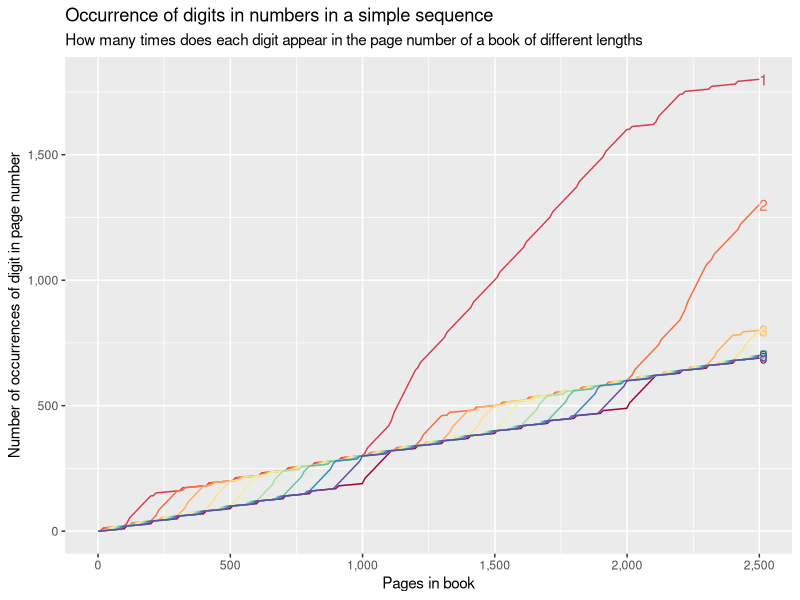
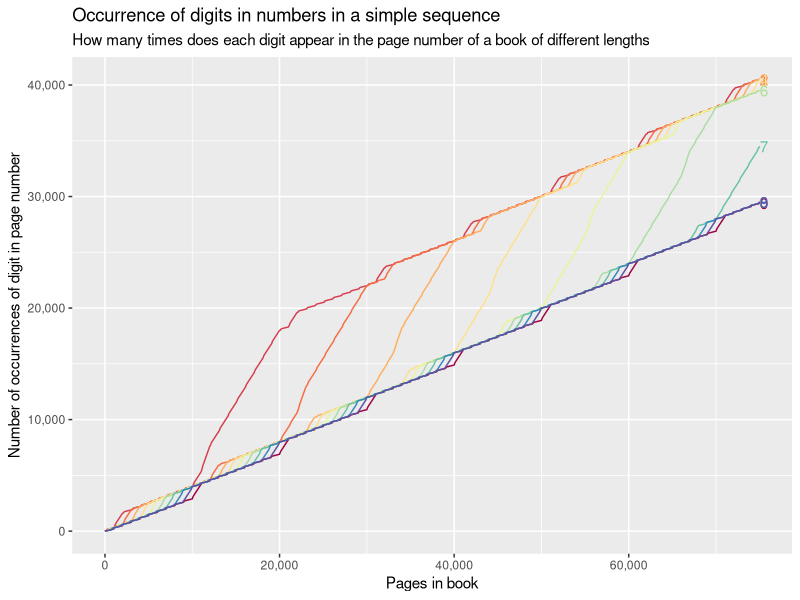

The R source for these figures, in order:


# one-liner:
length(stringr::str_extract_all(paste(1:2000, collapse = ""), pattern = "1", simplify = TRUE))

# more considered approach
library(tidyverse)
library(scales)
library(testthat)
library(stringr)


count_digits <- function(data, page_number){
  length(stringr::str_extract_all(paste(data, collapse = ""), 
                                  pattern = as.character(page_number), simplify = TRUE))
}

expect_equal(sum(Vectorize(count_digits)(data = 1:2000, page_number = 1)), 1600)

#------------2500-------------
d <- expand.grid(n = 1:2500, digit = 0:9) 
d$freq <- apply(d, 1, function(x){count_digits(x[1], x[2])})

d <- d %>%
  group_by(digit) %>%
  mutate(cum_freq = cumsum(freq))


p <- d %>%
  ggplot(aes(x = n, y = cum_freq, colour = as.factor(digit))) +
  geom_line() +
  geom_text(data = filter(d, n == max(n)), aes(label = digit), hjust = 0) +
  theme(legend.position = "none") +
  scale_x_continuous("Pages in book", label = comma) +
  scale_y_continuous("Number of occurrences of digit in page number", label = comma) +
  scale_colour_brewer(palette = "Spectral") +
  ggtitle("Occurrence of digits in numbers in a simple sequence",
          "How many times does each digit appear in the page number of a book of different lengths")

CairoSVG("../img/0140-2500-results.svg", 8, 5)
print(p)
dev.off()

#------------75000-------------
d <- expand.grid(n = 1:75000, digit = 0:9) 
d$freq <- apply(d, 1, function(x){count_digits(x[1], x[2])})

d <- d %>%
  group_by(digit) %>%
  mutate(cum_freq = cumsum(freq))


p <- d %>%
  ggplot(aes(x = n, y = cum_freq, colour = as.factor(digit))) +
  geom_line() +
  geom_text(data = filter(d, n == max(n)), aes(label = digit), hjust = 0) +
  theme(legend.position = "none") +
  scale_x_continuous("Pages in book", label = comma) +
  scale_y_continuous("Number of occurrences of digit in page number", label = comma) +
  scale_colour_brewer(palette = "Spectral") +
  ggtitle("Occurrence of digits in numbers in a simple sequence",
          "How many times does each digit appear in the page number of a book of different lengths")

CairoSVG("../img/0140-75000-results.svg", 8, 5)
print(p)
dev.off()
